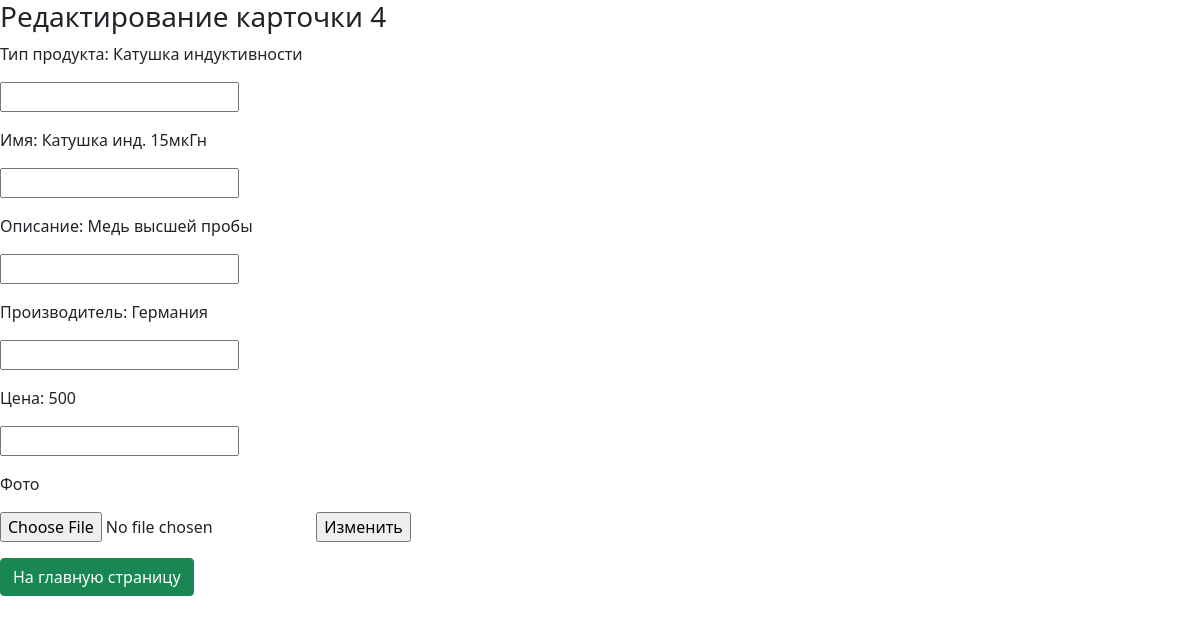
/cards/Edit/4 (signed in), run on the app's committed database.
### models.py (models this page shows)
class Product(db.Model):
   id = db.Column(db.Integer,
                  primary_key=True,
                  autoincrement=True,
                  nullable=False,
                  unique=True)
   p_type = db.Column(db.String(80),
                        unique=False,
                        nullable=False)
   p_name = db.Column(db.String(120),
                     unique=True,
                     nullable=False)
   p_description = db.Column(db.String(80),
                        unique=False,
                        nullable=False)
   p_industry = db.Column(db.String(80),
                        unique=False,
                        nullable=False)
   p_price = db.Column(db.String(80),
                        unique=False,
                        nullable=False)
   p_filename = db.Column(db.String(80),
                        unique=True,
                        nullable=False)
   middle_count = db.Column(db.String(80),
                        unique=False,
                        nullable=False)

### routes.py (the view)
@app.route('/cards/Edit/<int:id>',methods=['GET', 'POST'])
def Edit(id):
    res_f = db.engine.execute(f'SELECT * FROM product WHERE id = {id}')
    for i in res_f:
        l_f = {}
        p = 0
        for a in i:
            l_f[p] = a
            p+=1
    if(session['user_status'] == 'admin'):
        if request.method == 'POST' :
            p_type = request.form.get("product_type")
            p_name = request.form.get("product_name")
            p_description = request.form.get("description")
            p_industry = request.form.get("industry")
            p_price = request.form.get("price")
            f = request.files["file"]
            if p_type != "":
                db.session.execute(f'UPDATE product SET p_type = "{p_type}" WHERE id = {id}')
                db.session.commit()
            if p_name != "":
                db.session.execute(f'UPDATE product SET p_name = "{p_name}" WHERE id = {id}')
                db.session.commit()
            if p_description != "":
                db.session.execute(f'UPDATE product SET p_description = "{p_description}" WHERE id = {id}')
                db.session.commit()
            if p_industry != "":
                 db.session.execute(f'UPDATE product SET p_industry = "{p_industry}" WHERE id = {id}')
                 db.session.commit()
            if p_price != "":
                 db.session.execute(f'UPDATE product SET p_price = "{p_price}" WHERE id = {id}')
                 db.session.commit()
            if f.filename != "":
                db.session.execute(f'UPDATE product SET p_filename = "{f.filename}" WHERE id = {id}')
                db.session.commit()
                os.remove("static/" + l_f[6])
                f.save("static/" + f.filename)
    else:
        return redirect(url_for('login'))
    res = db.engine.execute(f'SELECT * FROM product WHERE id = {id}')
    for i in res:
        l = {}
        p = 0
        for a in i:
            l[p] = a
            p+=1
    return render_template('edit.html', p_id = l[0],p_type = l[1], p_name = l[2],p_description = l[3], p_industry = l[4],p_price =l[5] )

### templates/edit.html (shortened to what this page needs)
<!DOCTYPE html>
<html lang="en">
<head>
   <link href="https://cdn.jsdelivr.net/npm/bootstrap@5.1.0/dist/css/bootstrap.min.css" rel="stylesheet">
</head>
<body>
<h3>Редактирование карточки {{p_id}}</h3>
<form method="post" enctype="multipart/form-data">
    <p>Тип продукта: {{p_type}}<p>
    <input type="text" name="product_type" id="product_type">
    <p>Имя: {{p_name}}<p>
    <input type="text" name="product_name" id="product_name">
    <p>Описание: {{p_description}}<p>
    <input type="text" name="description" id="description">
    <p>Производитель: {{p_industry}}<p>
    <input type="text" name="industry" id="industry" >
    <p>Цена: {{p_price}}<p>
    <input type="text" name="price" id="price">
    <p>Фото<p>
    <input type="file" name="file">
    <input type="submit" value="Изменить">
 </form>
 <button type="button" class="btn btn-success" onclick= " location.href='/' ">На главную страницу </button>
</body>
</html>

### data on the page
Product: p_type "Катушка индуктивности", p_name "Катушка инд. 15мкГн", p_description "Медь высшей пробы", p_industry "Германия", p_price "500"
